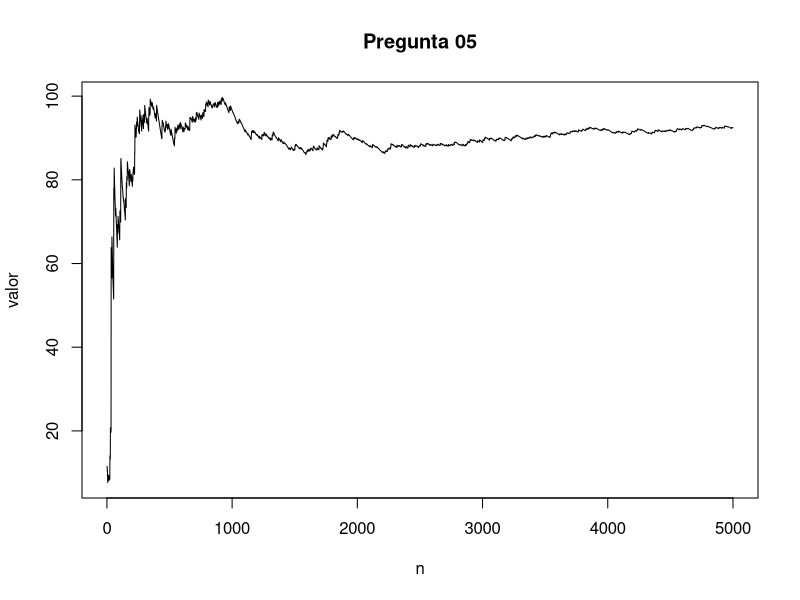

This chart was generated by the following R code:
rm(list = ls())

k<-5000
n<-1:k

u=runif(k,0,1)

a <- -2
b <- 2

f<-function(x) exp(x+x^2)

x=a+(b-a)*u

int_aprox1 <- cumsum((b-a)*f(x))/n
#int_aprox2 <- cumsum(exp((-2+4*u)+(-2+4*u)^2))/n
#int_aprox2 = cumsum( 4*(exp( (4*u-2)*(4*u-2+1) )) )/n

plot(int_aprox1, type = 'l',xlab = 'n',ylab = 'valor', main = 'Pregunta 05')
#plot(int_aprox2, type = 'l')

#valor aproximado
print(int_aprox1[length(u)])
#print(int_aprox2[length(u)])

#valor calculado
print(integrate(f,-2,2))
